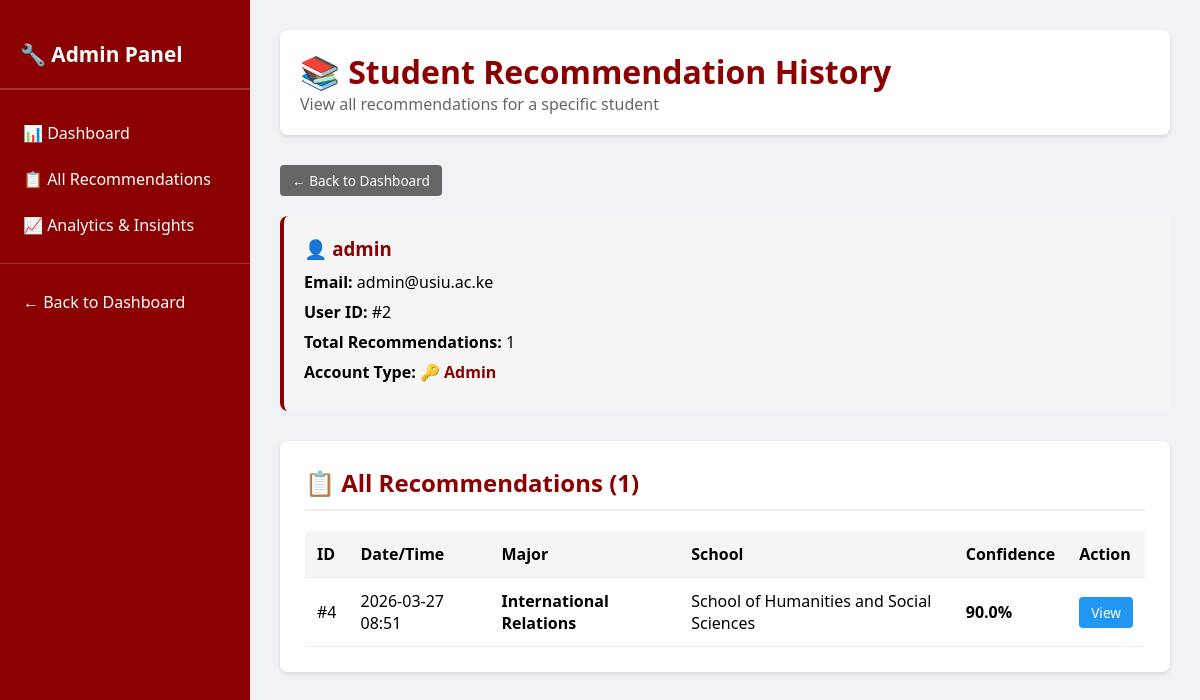
The app's page /admin/user/2/history (signed in), older data.
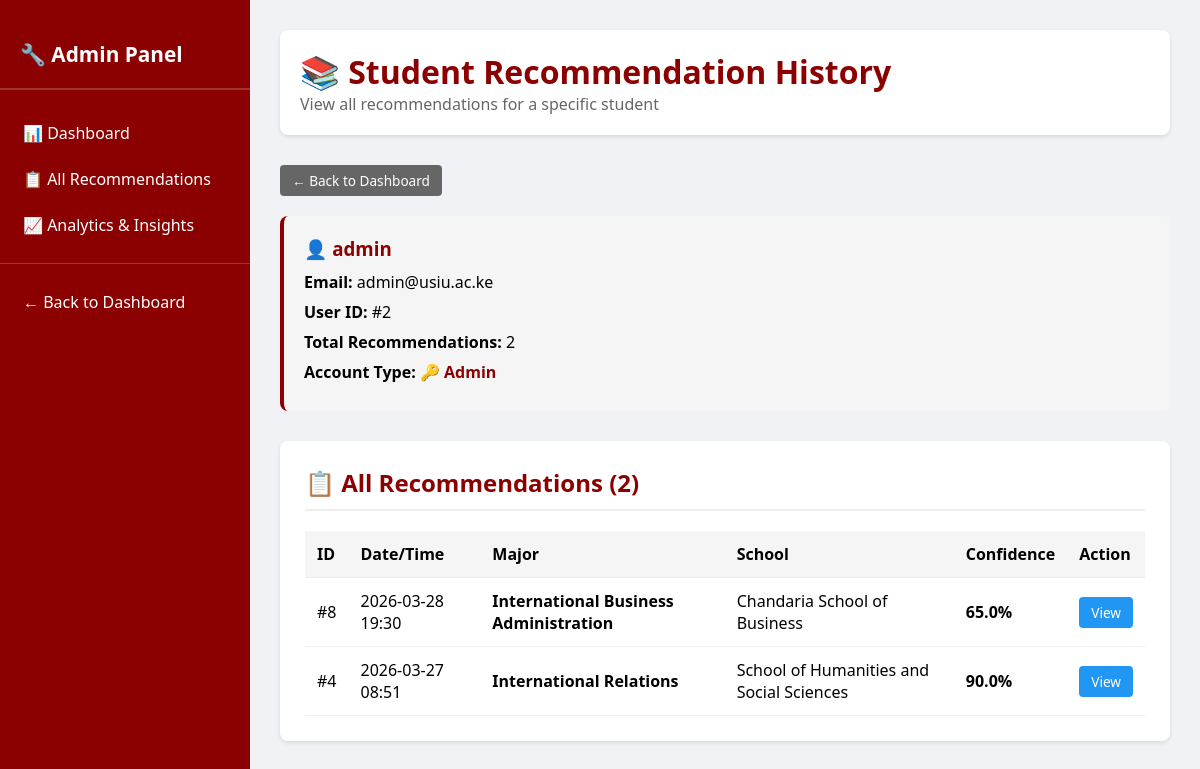
The same page, newer data.
### app.py (models this page shows)
class Result(db.Model):
    id = db.Column(db.Integer, primary_key=True)
    major = db.Column(db.String(100), nullable=False)
    school = db.Column(db.String(100), nullable=False)
    confidence = db.Column(db.Float, nullable=False)
    timestamp = db.Column(db.DateTime, nullable=False, default=datetime.utcnow)
    user_id = db.Column(db.Integer, db.ForeignKey('user.id'), nullable=False)

### app.py (the view)
@app.route('/admin/user/<int:user_id>/history')
@login_required
def admin_user_history(user_id):
    if not current_user.is_admin:
        flash('Access Denied: Administrators only.', 'danger')
        return redirect(url_for('index'))
    user = User.query.get_or_404(user_id)
    results = Result.query.filter_by(user_id=user_id).order_by(desc(Result.timestamp)).all()
    return render_template('admin_user_history.html', user=user, results=results)

### app.py (called while the page is built)
@login_manager.user_loader
def load_user(user_id):
    return db.session.get(User, int(user_id))

### templates/admin_user_history.html (shortened to what this page needs)
<!DOCTYPE html>
<html lang="en">
<head>
</head>
<body>
<div class="admin-container">
    <div class="sidebar">
        <h2>🔧 Admin Panel</h2>
        <a href="{{ url_for('admin') }}" class="nav-item">📊 Dashboard</a>
        <a href="{{ url_for('admin_recommendations') }}" class="nav-item">📋 All Recommendations</a>
        <a href="{{ url_for('admin_analytics') }}" class="nav-item">📈 Analytics & Insights</a>
        <hr style="border: none; border-top: 1px solid rgba(255,255,255,0.2); margin: 15px 0;">
        <a href="{{ url_for('admin') }}" class="nav-item">← Back to Dashboard</a>
    </div>
    <div class="main-content">
        <div class="admin-header">
            <h1>📚 Student Recommendation History</h1>
            <p style="color: #666;">View all recommendations for a specific student</p>
        </div>
        <a href="{{ url_for('admin') }}" class="btn btn-back" style="margin-bottom: 20px;">← Back to Dashboard</a>
        <div class="student-info">
            <h3 style="color: #8B0000; margin-bottom: 10px;">👤 {{ user.username }}</h3>
            <p><strong>Email:</strong> {{ user.email }}</p>
            <p><strong>User ID:</strong> #{{ user.id }}</p>
            <p><strong>Total Recommendations:</strong> {{ results|length }}</p>
            <p><strong>Account Type:</strong>
                {% if user.is_admin %}
                    <span style="color: #8B0000; font-weight: bold;">🔑 Admin</span>
                {% else %}
                    <span style="color: #666;">👤 Student</span>
                {% endif %}
            </p>
        </div>
        <div class="content-section">
            <h2>📋 All Recommendations ({{ results|length }})</h2>
            {% if results %}
                <div class="table-responsive">
                    <table>
                        <thead>
                            <tr>
                                <th>ID</th>
                                <th>Date/Time</th>
                                <th>Major</th>
                                <th>School</th>
                                <th>Confidence</th>
                                <th>Action</th>
                            </tr>
                        </thead>
                        <tbody>
                            {% for result in results %}
                                <tr>
                                    <td>#{{ result.id }}</td>
                                    <td>{{ result.timestamp.strftime('%Y-%m-%d %H:%M') }}</td>
                                    <td><strong>{{ result.major }}</strong></td>
                                    <td>{{ result.school }}</td>
                                    <td><strong>{{ "%.1f"|format(result.confidence) }}%</strong></td>
                                    <td>
                                        <a href="{{ url_for('admin_view_recommendation', rec_id=result.id) }}" class="btn btn-info">View</a>
                                    </td>
                                </tr>
                            {% endfor %}
                        </tbody>
                    </table>
                </div>
            {% else %}
                <div class="empty-state">
                    <p>No recommendations found for this student.</p>
                </div>
            {% endif %}
        </div>
    </div>
</div>
</body>
</html>

Row changes from the older to the newer data that the page shows:
added Result: id "8", timestamp "2026-03-28 19:30", major "International Business Administration", school "Chandaria School of Business", confidence "65.0"
Text that changed along with them:
{{ results|length }}: "1" → "2"
